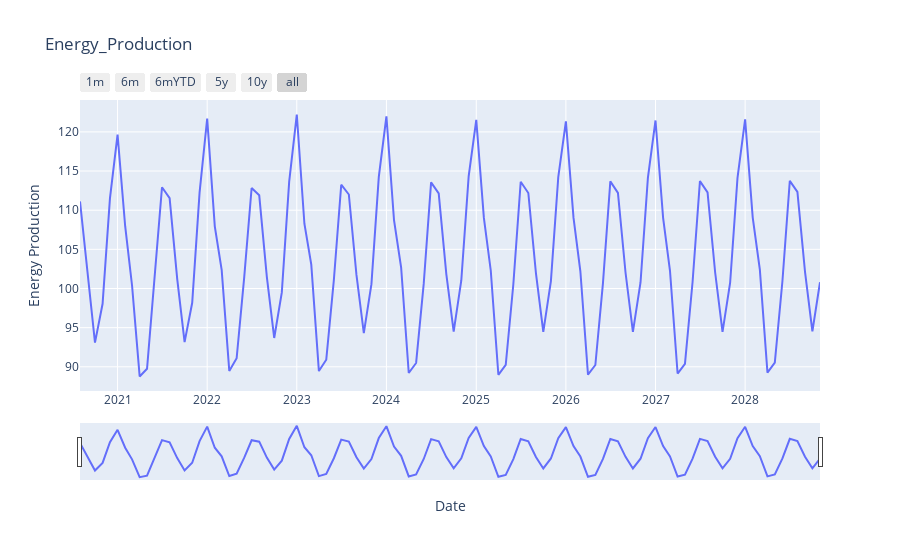

Notebook code cell kept with this figure:
### Code cell
import plotly.express as px
fig = px.line(forecast1, x = 'Date',y = 'Energy Production',title = 'Energy_Production')

fig.update_xaxes(
    rangeslider_visible= True,
    rangeselector=dict(
                        buttons = list([
                        dict(count = 1,label = '1m',step='month',stepmode = "backward"),
                        dict(count = 2,label = '6m',step='month',stepmode = "backward"),
                        dict(count = 3,label = '6mYTD',step='month',stepmode = "todate"),
                        dict(count = 4,label = '5y',step='year',stepmode = "backward"),
                        dict(count = 5,label = '10y',step='year',stepmode = "backward"),
                        dict(step= 'all')
                            ])        
                        )
                   )
fig.show()

### Figure 1 — Plotly figure (JSON) as saved in the notebook; plotly's stock layout.template omitted (floating-point values rounded to 4 significant figures)
{"data": [{"hoverlabel": {"namelength": 0}, "hovertemplate": "Date=%{x}<br>Energy Production=%{y}", "legendgroup": "", "line": {"color": "#636efa", "dash": "solid"}, "mode": "lines", "name": "", "showlegend": false, "type": "scatter", "x": ["2020-08-01T00:00:00", "2020-09-01T00:00:00", "2020-10-01T00:00:00", "2020-11-01T00:00:00", "2020-12-01T00:00:00", "2021-01-01T00:00:00", "2021-02-01T00:00:00", "2021-03-01T00:00:00", "2021-04-01T00:00:00", "2021-05-01T00:00:00", "2021-06-01T00:00:00", "2021-07-01T00:00:00", "2021-08-01T00:00:00", "2021-09-01T00:00:00", "2021-10-01T00:00:00", "2021-11-01T00:00:00", "2021-12-01T00:00:00", "2022-01-01T00:00:00", "2022-02-01T00:00:00", "2022-03-01T00:00:00", "2022-04-01T00:00:00", "2022-05-01T00:00:00", "2022-06-01T00:00:00", "2022-07-01T00:00:00", "2022-08-01T00:00:00", "2022-09-01T00:00:00", "2022-10-01T00:00:00", "2022-11-01T00:00:00", "2022-12-01T00:00:00", "2023-01-01T00:00:00", "2023-02-01T00:00:00", "2023-03-01T00:00:00", "2023-04-01T00:00:00", "2023-05-01T00:00:00", "2023-06-01T00:00:00", "2023-07-01T00:00:00", "2023-08-01T00:00:00", "2023-09-01T00:00:00", "2023-10-01T00:00:00", "2023-11-01T00:00:00", "2023-12-01T00:00:00", "2024-01-01T00:00:00", "2024-02-01T00:00:00", "2024-03-01T00:00:00", "2024-04-01T00:00:00", "2024-05-01T00:00:00", "2024-06-01T00:00:00", "2024-07-01T00:00:00", "2024-08-01T00:00:00", "2024-09-01T00:00:00", "2024-10-01T00:00:00", "2024-11-01T00:00:00", "2024-12-01T00:00:00", "2025-01-01T00:00:00", "2025-02-01T00:00:00", "2025-03-01T00:00:00", "2025-04-01T00:00:00", "2025-05-01T00:00:00", "2025-06-01T00:00:00", "2025-07-01T00:00:00", "2025-08-01T00:00:00", "2025-09-01T00:00:00", "2025-10-01T00:00:00", "2025-11-01T00:00:00", "2025-12-01T00:00:00", "2026-01-01T00:00:00", "2026-02-01T00:00:00", "2026-03-01T00:00:00", "2026-04-01T00:00:00", "2026-05-01T00:00:00", "2026-06-01T00:00:00", "2026-07-01T00:00:00", "2026-08-01T00:00:00", "2026-09-01T00:00:00", "2026-10-01T00:00:00", "2026-11-01T00:00:00", "2026-12-01T00:00:00", "2027-01-01T00:00:00", "2027-02-01T00:00:00", "2027-03-01T00:00:00", "2027-04-01T00:00:00", "2027-05-01T00:00:00", "2027-06-01T00:00:00", "2027-07-01T00:00:00", "2027-08-01T00:00:00", "2027-09-01T00:00:00", "2027-10-01T00:00:00", "2027-11-01T00:00:00", "2027-12-01T00:00:00", "2028-01-01T00:00:00", "2028-02-01T00:00:00", "2028-03-01T00:00:00", "2028-04-01T00:00:00", "2028-05-01T00:00:00", "2028-06-01T00:00:00", "2028-07-01T00:00:00", "2028-08-01T00:00:00", "2028-09-01T00:00:00", "2028-10-01T00:00:00", "2028-11-01T00:00:00"], "xaxis": "x", "y": [111.1, 101.7, 93.09, 98.05, 111.5, 119.6, 108.0, 100.4, 88.77, 89.75, 101.1, 112.9, 111.5, 101.2, 93.15, 98.17, 112.2, 121.7, 107.9, 102.4, 89.47, 91.1, 101.5, 112.8, 111.9, 101.5, 93.68, 99.5, 113.6, 122.2, 108.3, 103.0, 89.45, 90.91, 101.1, 113.3, 112.0, 101.7, 94.31, 100.6, 114.3, 122.0, 108.7, 102.7, 89.21, 90.49, 100.6, 113.6, 112.1, 101.8, 94.5, 101.0, 114.3, 121.5, 109.0, 102.3, 88.98, 90.26, 100.5, 113.6, 112.2, 102.0, 94.46, 100.9, 114.2, 121.4, 109.0, 102.2, 89.0, 90.23, 100.7, 113.7, 112.2, 102.0, 94.45, 100.8, 114.1, 121.5, 109.0, 102.3, 89.14, 90.38, 100.8, 113.7, 112.3, 102.0, 94.47, 100.7, 114.1, 121.6, 109.1, 102.4, 89.26, 90.54, 101.0, 113.8, 112.3, 102.1, 94.53, 100.8], "yaxis": "y"}], "layout": {"legend": {"tracegroupgap": 0}, "title": {"text": "Energy_Production"}, "xaxis": {"anchor": "y", "domain": [0, 1], "rangeselector": {"buttons": [{"count": 1, "label": "1m", "step": "month", "stepmode": "backward"}, {"count": 2, "label": "6m", "step": "month", "stepmode": "backward"}, {"count": 3, "label": "6mYTD", "step": "month", "stepmode": "todate"}, {"count": 4, "label": "5y", "step": "year", "stepmode": "backward"}, {"count": 5, "label": "10y", "step": "year", "stepmode": "backward"}, {"step": "all"}]}, "rangeslider": {"visible": true}, "title": {"text": "Date"}}, "yaxis": {"anchor": "x", "domain": [0, 1], "title": {"text": "Energy Production"}}}}
